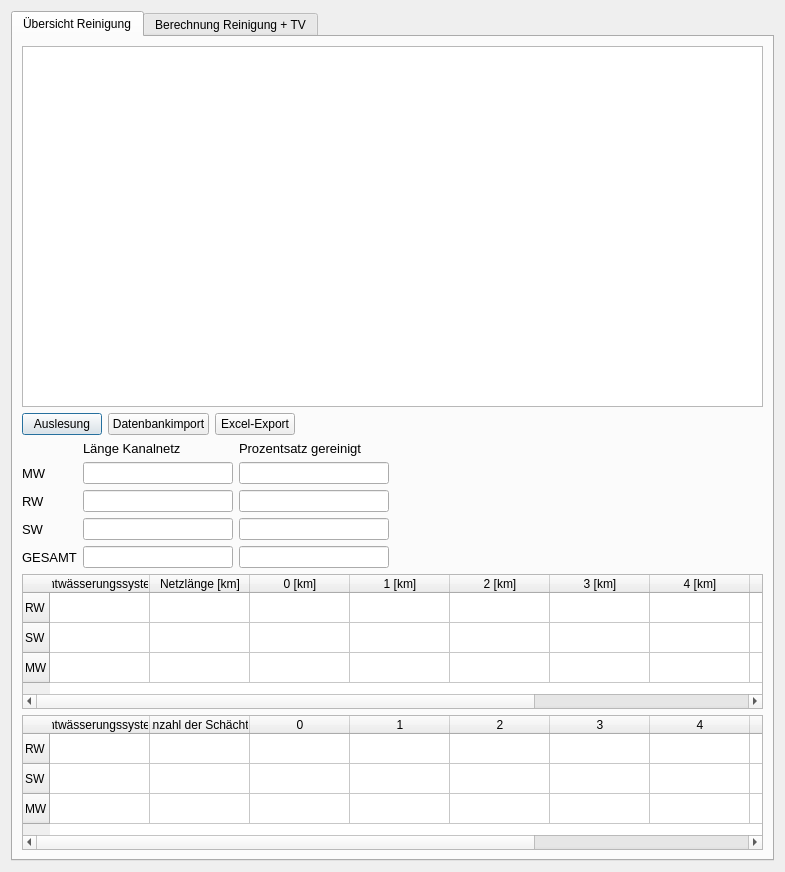
<?xml version="1.0" encoding="UTF-8"?>
<ui version="4.0">
 <class>Dialog</class>
 <widget class="QDialog" name="Dialog">
  <property name="windowModality">
   <enum>Qt::WindowModal</enum>
  </property>
  <property name="geometry">
   <rect>
    <x>0</x>
    <y>0</y>
    <width>785</width>
    <height>872</height>
   </rect>
  </property>
  <property name="windowTitle">
   <string>Kalkulation</string>
  </property>
  <layout class="QVBoxLayout" name="verticalLayout">
   <item>
    <widget class="QTabWidget" name="tabWidget">
     <property name="currentIndex">
      <number>0</number>
     </property>
     <widget class="QWidget" name="tab_4">
      <attribute name="title">
       <string>Übersicht Reinigung</string>
      </attribute>
      <layout class="QVBoxLayout" name="verticalLayout_2">
       <item>
        <widget class="QTableWidget" name="Liste_Haltungen_2">
         <property name="maximumSize">
          <size>
           <width>16777215</width>
           <height>16777215</height>
          </size>
         </property>
        </widget>
       </item>
       <item>
        <layout class="QHBoxLayout" name="horizontalLayout">
         <item>
          <widget class="QPushButton" name="Auslesung_2">
           <property name="text">
            <string>Auslesung</string>
           </property>
          </widget>
         </item>
         <item>
          <widget class="QPushButton" name="importpostgresql">
           <property name="text">
            <string>Datenbankimport</string>
           </property>
          </widget>
         </item>
         <item>
          <widget class="QPushButton" name="Excel_Export_2">
           <property name="text">
            <string>Excel-Export</string>
           </property>
          </widget>
         </item>
         <item>
          <spacer name="horizontalSpacer">
           <property name="orientation">
            <enum>Qt::Horizontal</enum>
           </property>
           <property name="sizeHint" stdset="0">
            <size>
             <width>40</width>
             <height>20</height>
            </size>
           </property>
          </spacer>
         </item>
        </layout>
       </item>
       <item>
        <layout class="QGridLayout" name="gridLayout">
         <item row="4" column="2">
          <widget class="QLineEdit" name="prozent_ges">
           <property name="maximumSize">
            <size>
             <width>150</width>
             <height>16777215</height>
            </size>
           </property>
          </widget>
         </item>
         <item row="2" column="0">
          <widget class="QLabel" name="label_38">
           <property name="font">
            <font>
             <family>Tahoma</family>
             <pointsize>10</pointsize>
            </font>
           </property>
           <property name="text">
            <string>RW</string>
           </property>
          </widget>
         </item>
         <item row="3" column="1">
          <widget class="QLineEdit" name="laenge_sw">
           <property name="maximumSize">
            <size>
             <width>150</width>
             <height>16777215</height>
            </size>
           </property>
          </widget>
         </item>
         <item row="3" column="2">
          <widget class="QLineEdit" name="prozent_sw">
           <property name="maximumSize">
            <size>
             <width>150</width>
             <height>16777215</height>
            </size>
           </property>
          </widget>
         </item>
         <item row="0" column="1">
          <widget class="QLabel" name="label_36">
           <property name="maximumSize">
            <size>
             <width>150</width>
             <height>16777215</height>
            </size>
           </property>
           <property name="font">
            <font>
             <family>Tahoma</family>
             <pointsize>10</pointsize>
            </font>
           </property>
           <property name="text">
            <string>Länge Kanalnetz</string>
           </property>
          </widget>
         </item>
         <item row="1" column="1">
          <widget class="QLineEdit" name="laenge_mw">
           <property name="maximumSize">
            <size>
             <width>150</width>
             <height>16777215</height>
            </size>
           </property>
          </widget>
         </item>
         <item row="1" column="2">
          <widget class="QLineEdit" name="prozent_mw">
           <property name="maximumSize">
            <size>
             <width>150</width>
             <height>16777215</height>
            </size>
           </property>
          </widget>
         </item>
         <item row="2" column="2">
          <widget class="QLineEdit" name="prozent_rw">
           <property name="maximumSize">
            <size>
             <width>150</width>
             <height>16777215</height>
            </size>
           </property>
          </widget>
         </item>
         <item row="3" column="0">
          <widget class="QLabel" name="label_39">
           <property name="font">
            <font>
             <family>Tahoma</family>
             <pointsize>10</pointsize>
            </font>
           </property>
           <property name="text">
            <string>SW</string>
           </property>
          </widget>
         </item>
         <item row="4" column="1">
          <widget class="QLineEdit" name="laenge_ges">
           <property name="maximumSize">
            <size>
             <width>150</width>
             <height>16777215</height>
            </size>
           </property>
          </widget>
         </item>
         <item row="2" column="1">
          <widget class="QLineEdit" name="laenge_rw">
           <property name="maximumSize">
            <size>
             <width>150</width>
             <height>16777215</height>
            </size>
           </property>
          </widget>
         </item>
         <item row="1" column="0">
          <widget class="QLabel" name="label_37">
           <property name="font">
            <font>
             <family>Tahoma</family>
             <pointsize>10</pointsize>
            </font>
           </property>
           <property name="text">
            <string>MW</string>
           </property>
          </widget>
         </item>
         <item row="4" column="0">
          <widget class="QLabel" name="label_41">
           <property name="font">
            <font>
             <family>Tahoma</family>
             <pointsize>10</pointsize>
            </font>
           </property>
           <property name="text">
            <string>GESAMT</string>
           </property>
          </widget>
         </item>
         <item row="0" column="2">
          <widget class="QLabel" name="label_40">
           <property name="maximumSize">
            <size>
             <width>150</width>
             <height>16777215</height>
            </size>
           </property>
           <property name="font">
            <font>
             <family>Tahoma</family>
             <pointsize>10</pointsize>
            </font>
           </property>
           <property name="text">
            <string>Prozentsatz gereinigt</string>
           </property>
          </widget>
         </item>
         <item row="2" column="3">
          <spacer name="horizontalSpacer_2">
           <property name="orientation">
            <enum>Qt::Horizontal</enum>
           </property>
           <property name="sizeHint" stdset="0">
            <size>
             <width>40</width>
             <height>20</height>
            </size>
           </property>
          </spacer>
         </item>
        </layout>
       </item>
       <item>
        <widget class="QTableWidget" name="tableWidget">
         <property name="maximumSize">
          <size>
           <width>16777215</width>
           <height>135</height>
          </size>
         </property>
         <property name="frameShape">
          <enum>QFrame::StyledPanel</enum>
         </property>
         <row>
          <property name="text">
           <string>RW</string>
          </property>
         </row>
         <row>
          <property name="text">
           <string>SW</string>
          </property>
         </row>
         <row>
          <property name="text">
           <string>MW</string>
          </property>
         </row>
         <column>
          <property name="text">
           <string>Entwässerungssystem</string>
          </property>
         </column>
         <column>
          <property name="text">
           <string>Netzlänge [km]</string>
          </property>
         </column>
         <column>
          <property name="text">
           <string>0 [km]</string>
          </property>
         </column>
         <column>
          <property name="text">
           <string>1 [km]</string>
          </property>
         </column>
         <column>
          <property name="text">
           <string>2 [km]</string>
          </property>
         </column>
         <column>
          <property name="text">
           <string>3 [km]</string>
          </property>
         </column>
         <column>
          <property name="text">
           <string>4 [km]</string>
          </property>
         </column>
         <column>
          <property name="text">
           <string>5 [km]</string>
          </property>
         </column>
         <column>
          <property name="text">
           <string>untersuchte Kanallänge im aktuellen Untersuchungszyklus [km]</string>
          </property>
         </column>
         <column>
          <property name="text">
           <string>sanierte Kanallänge im Berichtsjahr [km]</string>
          </property>
         </column>
        </widget>
       </item>
       <item>
        <widget class="QTableWidget" name="tableWidget_2">
         <property name="maximumSize">
          <size>
           <width>16777215</width>
           <height>135</height>
          </size>
         </property>
         <row>
          <property name="text">
           <string>RW</string>
          </property>
         </row>
         <row>
          <property name="text">
           <string>SW</string>
          </property>
         </row>
         <row>
          <property name="text">
           <string>MW</string>
          </property>
         </row>
         <column>
          <property name="text">
           <string>Entwässerungssystem</string>
          </property>
         </column>
         <column>
          <property name="text">
           <string>Anzahl der Schächte</string>
          </property>
         </column>
         <column>
          <property name="text">
           <string>0</string>
          </property>
         </column>
         <column>
          <property name="text">
           <string>1</string>
          </property>
         </column>
         <column>
          <property name="text">
           <string>2</string>
          </property>
         </column>
         <column>
          <property name="text">
           <string>3</string>
          </property>
         </column>
         <column>
          <property name="text">
           <string>4</string>
          </property>
         </column>
         <column>
          <property name="text">
           <string>5</string>
          </property>
         </column>
         <column>
          <property name="text">
           <string>untersuchte Schächte im aktuellen Untersuchungszyklus</string>
          </property>
         </column>
         <column>
          <property name="text">
           <string>sanierte Schächte im Berichtsjahr</string>
          </property>
         </column>
        </widget>
       </item>
      </layout>
     </widget>
     <widget class="QWidget" name="tab_3">
      <attribute name="title">
       <string>Berechnung Reinigung + TV</string>
      </attribute>
      <layout class="QVBoxLayout" name="verticalLayout_7">
       <item>
        <widget class="QTableWidget" name="Liste_Haltungen"/>
       </item>
       <item>
        <layout class="QHBoxLayout" name="horizontalLayout_2">
         <item>
          <widget class="QPushButton" name="Auslesung">
           <property name="text">
            <string>Auslesung</string>
           </property>
          </widget>
         </item>
         <item>
          <widget class="QPushButton" name="Berechnung_Reinigung">
           <property name="text">
            <string>Reinigung</string>
           </property>
          </widget>
         </item>
         <item>
          <widget class="QPushButton" name="Berechnung_TV">
           <property name="text">
            <string>TV-Befahrung</string>
           </property>
          </widget>
         </item>
         <item>
          <widget class="QPushButton" name="Excel_Export">
           <property name="text">
            <string>Excel-Export</string>
           </property>
          </widget>
         </item>
         <item>
          <widget class="QCheckBox" name="checkBox_GAL">
           <property name="text">
            <string>inkl. Hausanschlüsse</string>
           </property>
          </widget>
         </item>
         <item>
          <widget class="QCheckBox" name="checkBox_Panoramo">
           <property name="text">
            <string>inkl. Panoramo</string>
           </property>
          </widget>
         </item>
         <item>
          <spacer name="horizontalSpacer_6">
           <property name="orientation">
            <enum>Qt::Horizontal</enum>
           </property>
           <property name="sizeHint" stdset="0">
            <size>
             <width>40</width>
             <height>20</height>
            </size>
           </property>
          </spacer>
         </item>
        </layout>
       </item>
       <item>
        <layout class="QVBoxLayout" name="verticalLayout_6">
         <item>
          <layout class="QVBoxLayout" name="verticalLayout_3">
           <item>
            <widget class="QLabel" name="label_8">
             <property name="font">
              <font>
               <family>Tahoma</family>
               <pointsize>10</pointsize>
              </font>
             </property>
             <property name="text">
              <string>Reinigungskosten jährliche Reinigung</string>
             </property>
            </widget>
           </item>
           <item>
            <layout class="QGridLayout" name="gridLayout_2">
             <item row="2" column="3">
              <widget class="QLineEdit" name="Reinigung_brutto_RW">
               <property name="maximumSize">
                <size>
                 <width>100</width>
                 <height>16777215</height>
                </size>
               </property>
              </widget>
             </item>
             <item row="0" column="0">
              <widget class="QLabel" name="label_13">
               <property name="font">
                <font>
                 <family>Tahoma</family>
                 <pointsize>10</pointsize>
                </font>
               </property>
               <property name="text">
                <string>MW</string>
               </property>
              </widget>
             </item>
             <item row="1" column="5">
              <widget class="QLineEdit" name="Reinigung_netto_SW">
               <property name="maximumSize">
                <size>
                 <width>100</width>
                 <height>16777215</height>
                </size>
               </property>
              </widget>
             </item>
             <item row="1" column="1">
              <widget class="QLineEdit" name="Reinigung_netto_MW">
               <property name="maximumSize">
                <size>
                 <width>100</width>
                 <height>16777215</height>
                </size>
               </property>
              </widget>
             </item>
             <item row="0" column="2">
              <widget class="QLabel" name="label_14">
               <property name="font">
                <font>
                 <family>Tahoma</family>
                 <pointsize>10</pointsize>
                </font>
               </property>
               <property name="text">
                <string>RW</string>
               </property>
              </widget>
             </item>
             <item row="2" column="1">
              <widget class="QLineEdit" name="Reinigung_brutto_MW">
               <property name="maximumSize">
                <size>
                 <width>100</width>
                 <height>16777215</height>
                </size>
               </property>
              </widget>
             </item>
             <item row="0" column="4">
              <widget class="QLabel" name="label_15">
               <property name="font">
                <font>
                 <family>Tahoma</family>
                 <pointsize>10</pointsize>
                </font>
               </property>
               <property name="text">
                <string>SW</string>
               </property>
              </widget>
             </item>
             <item row="1" column="2">
              <widget class="QLabel" name="label_9">
               <property name="font">
                <font>
                 <family>Tahoma</family>
                 <pointsize>10</pointsize>
                </font>
               </property>
               <property name="text">
                <string>Netto:</string>
               </property>
              </widget>
             </item>
             <item row="1" column="3">
              <widget class="QLineEdit" name="Reinigung_netto_RW">
               <property name="maximumSize">
                <size>
                 <width>100</width>
                 <height>16777215</height>
                </size>
               </property>
              </widget>
             </item>
             <item row="1" column="0">
              <widget class="QLabel" name="label_6">
               <property name="font">
                <font>
                 <family>Tahoma</family>
                 <pointsize>10</pointsize>
                </font>
               </property>
               <property name="text">
                <string>Netto:</string>
               </property>
              </widget>
             </item>
             <item row="2" column="5">
              <widget class="QLineEdit" name="Reinigung_brutto_SW">
               <property name="maximumSize">
                <size>
                 <width>100</width>
                 <height>16777215</height>
                </size>
               </property>
              </widget>
             </item>
             <item row="2" column="2">
              <widget class="QLabel" name="label_10">
               <property name="font">
                <font>
                 <family>Tahoma</family>
                 <pointsize>10</pointsize>
                </font>
               </property>
               <property name="text">
                <string>Brutto:</string>
               </property>
              </widget>
             </item>
             <item row="2" column="0">
              <widget class="QLabel" name="label_7">
               <property name="font">
                <font>
                 <family>Tahoma</family>
                 <pointsize>10</pointsize>
                </font>
               </property>
               <property name="text">
                <string>Brutto:</string>
               </property>
              </widget>
             </item>
             <item row="1" column="4">
              <widget class="QLabel" name="label_11">
               <property name="font">
                <font>
                 <family>Tahoma</family>
                 <pointsize>10</pointsize>
                </font>
               </property>
               <property name="text">
                <string>Netto:</string>
               </property>
              </widget>
             </item>
             <item row="2" column="4">
              <widget class="QLabel" name="label_12">
               <property name="font">
                <font>
                 <family>Tahoma</family>
                 <pointsize>10</pointsize>
                </font>
               </property>
               <property name="text">
                <string>Brutto:</string>
               </property>
              </widget>
             </item>
             <item row="1" column="6">
              <spacer name="horizontalSpacer_3">
               <property name="orientation">
                <enum>Qt::Horizontal</enum>
               </property>
               <property name="sizeHint" stdset="0">
                <size>
                 <width>40</width>
                 <height>20</height>
                </size>
               </property>
              </spacer>
             </item>
            </layout>
           </item>
          </layout>
         </item>
         <item>
          <layout class="QVBoxLayout" name="verticalLayout_4">
           <item>
            <widget class="QLabel" name="label_17">
             <property name="font">
              <font>
               <family>Tahoma</family>
               <pointsize>10</pointsize>
              </font>
             </property>
             <property name="text">
              <string>Reinigungskosten Befahrung</string>
             </property>
            </widget>
           </item>
           <item>
            <layout class="QGridLayout" name="gridLayout_3">
             <item row="2" column="4">
              <widget class="QLabel" name="label_21">
               <property name="font">
                <font>
                 <family>Tahoma</family>
                 <pointsize>10</pointsize>
                </font>
               </property>
               <property name="text">
                <string>Brutto:</string>
               </property>
              </widget>
             </item>
             <item row="1" column="2">
              <widget class="QLabel" name="label_19">
               <property name="font">
                <font>
                 <family>Tahoma</family>
                 <pointsize>10</pointsize>
                </font>
               </property>
               <property name="text">
                <string>Netto:</string>
               </property>
              </widget>
             </item>
             <item row="1" column="4">
              <widget class="QLabel" name="label_20">
               <property name="font">
                <font>
                 <family>Tahoma</family>
                 <pointsize>10</pointsize>
                </font>
               </property>
               <property name="text">
                <string>Netto:</string>
               </property>
              </widget>
             </item>
             <item row="1" column="1">
              <widget class="QLineEdit" name="Reinigung_befahrung_netto_MW">
               <property name="maximumSize">
                <size>
                 <width>100</width>
                 <height>16777215</height>
                </size>
               </property>
              </widget>
             </item>
             <item row="1" column="5">
              <widget class="QLineEdit" name="Reinigung_befahrung_netto_SW">
               <property name="maximumSize">
                <size>
                 <width>100</width>
                 <height>16777215</height>
                </size>
               </property>
              </widget>
             </item>
             <item row="0" column="4">
              <widget class="QLabel" name="label_23">
               <property name="font">
                <font>
                 <family>Tahoma</family>
                 <pointsize>10</pointsize>
                </font>
               </property>
               <property name="text">
                <string>SW</string>
               </property>
              </widget>
             </item>
             <item row="0" column="2">
              <widget class="QLabel" name="label_22">
               <property name="font">
                <font>
                 <family>Tahoma</family>
                 <pointsize>10</pointsize>
                </font>
               </property>
               <property name="text">
                <string>RW</string>
               </property>
              </widget>
             </item>
             <item row="2" column="2">
              <widget class="QLabel" name="label_18">
               <property name="font">
                <font>
                 <family>Tahoma</family>
                 <pointsize>10</pointsize>
                </font>
               </property>
               <property name="text">
                <string>Brutto:</string>
               </property>
              </widget>
             </item>
             <item row="2" column="5">
              <widget class="QLineEdit" name="Reinigung_befahrung_brutto_SW">
               <property name="maximumSize">
                <size>
                 <width>100</width>
                 <height>16777215</height>
                </size>
               </property>
              </widget>
             </item>
             <item row="1" column="3">
              <widget class="QLineEdit" name="Reinigung_befahrung_netto_RW">
               <property name="maximumSize">
                <size>
                 <width>100</width>
                 <height>16777215</height>
                </size>
               </property>
              </widget>
             </item>
             <item row="2" column="0">
              <widget class="QLabel" name="label_25">
               <property name="font">
                <font>
                 <family>Tahoma</family>
                 <pointsize>10</pointsize>
                </font>
               </property>
               <property name="text">
                <string>Brutto:</string>
               </property>
              </widget>
             </item>
             <item row="2" column="1">
              <widget class="QLineEdit" name="Reinigung_befahrung_brutto_MW">
               <property name="maximumSize">
                <size>
                 <width>100</width>
                 <height>16777215</height>
                </size>
               </property>
              </widget>
             </item>
             <item row="1" column="0">
              <widget class="QLabel" name="label_24">
               <property name="font">
                <font>
                 <family>Tahoma</family>
                 <pointsize>10</pointsize>
                </font>
               </property>
               <property name="text">
                <string>Netto:</string>
               </property>
              </widget>
             </item>
             <item row="0" column="0">
              <widget class="QLabel" name="label_16">
               <property name="font">
                <font>
                 <family>Tahoma</family>
                 <pointsize>10</pointsize>
                </font>
               </property>
               <property name="text">
                <string>MW</string>
               </property>
              </widget>
             </item>
             <item row="2" column="3">
              <widget class="QLineEdit" name="Reinigung_befahrung_brutto_RW">
               <property name="maximumSize">
                <size>
                 <width>100</width>
                 <height>16777215</height>
                </size>
               </property>
              </widget>
             </item>
             <item row="1" column="6">
              <spacer name="horizontalSpacer_4">
               <property name="orientation">
                <enum>Qt::Horizontal</enum>
               </property>
               <property name="sizeHint" stdset="0">
                <size>
                 <width>40</width>
                 <height>20</height>
                </size>
               </property>
              </spacer>
             </item>
            </layout>
           </item>
          </layout>
         </item>
         <item>
          <layout class="QVBoxLayout" name="verticalLayout_5">
           <item>
            <widget class="QLabel" name="label_32">
             <property name="font">
              <font>
               <family>Tahoma</family>
               <pointsize>10</pointsize>
              </font>
             </property>
             <property name="text">
              <string>Befahrungskosten</string>
             </property>
            </widget>
           </item>
           <item>
            <layout class="QGridLayout" name="gridLayout_4">
             <item row="1" column="1">
              <widget class="QLineEdit" name="Befahrung_netto_MW">
               <property name="maximumSize">
                <size>
                 <width>100</width>
                 <height>16777215</height>
                </size>
               </property>
              </widget>
             </item>
             <item row="1" column="3">
              <widget class="QLineEdit" name="Befahrung_netto_RW">
               <property name="maximumSize">
                <size>
                 <width>100</width>
                 <height>16777215</height>
                </size>
               </property>
              </widget>
             </item>
             <item row="0" column="0">
              <widget class="QLabel" name="label_26">
               <property name="font">
                <font>
                 <family>Tahoma</family>
                 <pointsize>10</pointsize>
                </font>
               </property>
               <property name="text">
                <string>MW</string>
               </property>
              </widget>
             </item>
             <item row="1" column="5">
              <widget class="QLineEdit" name="Befahrung_netto_SW">
               <property name="maximumSize">
                <size>
                 <width>100</width>
                 <height>16777215</height>
                </size>
               </property>
              </widget>
             </item>
             <item row="1" column="0">
              <widget class="QLabel" name="label_29">
               <property name="font">
                <font>
                 <family>Tahoma</family>
                 <pointsize>10</pointsize>
                </font>
               </property>
               <property name="text">
                <string>Netto:</string>
               </property>
              </widget>
             </item>
             <item row="1" column="2">
              <widget class="QLabel" name="label_33">
               <property name="font">
                <font>
                 <family>Tahoma</family>
                 <pointsize>10</pointsize>
                </font>
               </property>
               <property name="text">
                <string>Netto:</string>
               </property>
              </widget>
             </item>
             <item row="2" column="0">
              <widget class="QLabel" name="label_30">
               <property name="font">
                <font>
                 <family>Tahoma</family>
                 <pointsize>10</pointsize>
                </font>
               </property>
               <property name="text">
                <string>Brutto:</string>
               </property>
              </widget>
             </item>
             <item row="0" column="4">
              <widget class="QLabel" name="label_31">
               <property name="font">
                <font>
                 <family>Tahoma</family>
                 <pointsize>10</pointsize>
                </font>
               </property>
               <property name="text">
                <string>SW</string>
               </property>
              </widget>
             </item>
             <item row="0" column="2">
              <widget class="QLabel" name="label_28">
               <property name="font">
                <font>
                 <family>Tahoma</family>
                 <pointsize>10</pointsize>
                </font>
               </property>
               <property name="text">
                <string>RW</string>
               </property>
              </widget>
             </item>
             <item row="2" column="1">
              <widget class="QLineEdit" name="Befahrung_brutto_MW">
               <property name="maximumSize">
                <size>
                 <width>100</width>
                 <height>16777215</height>
                </size>
               </property>
              </widget>
             </item>
             <item row="2" column="3">
              <widget class="QLineEdit" name="Befahrung_brutto_RW">
               <property name="maximumSize">
                <size>
                 <width>100</width>
                 <height>16777215</height>
                </size>
               </property>
              </widget>
             </item>
             <item row="2" column="2">
              <widget class="QLabel" name="label_27">
               <property name="font">
                <font>
                 <family>Tahoma</family>
                 <pointsize>10</pointsize>
                </font>
               </property>
               <property name="text">
                <string>Brutto:</string>
               </property>
              </widget>
             </item>
             <item row="2" column="4">
              <widget class="QLabel" name="label_35">
               <property name="font">
                <font>
                 <family>Tahoma</family>
                 <pointsize>10</pointsize>
                </font>
               </property>
               <property name="text">
                <string>Brutto:</string>
               </property>
              </widget>
             </item>
             <item row="1" column="4">
              <widget class="QLabel" name="label_34">
               <property name="font">
                <font>
                 <family>Tahoma</family>
                 <pointsize>10</pointsize>
                </font>
               </property>
               <property name="text">
                <string>Netto:</string>
               </property>
              </widget>
             </item>
             <item row="2" column="5">
              <widget class="QLineEdit" name="Befahrung_brutto_SW">
               <property name="maximumSize">
                <size>
                 <width>100</width>
                 <height>16777215</height>
                </size>
               </property>
              </widget>
             </item>
             <item row="1" column="6">
              <spacer name="horizontalSpacer_5">
               <property name="orientation">
                <enum>Qt::Horizontal</enum>
               </property>
               <property name="sizeHint" stdset="0">
                <size>
                 <width>40</width>
                 <height>20</height>
                </size>
               </property>
              </spacer>
             </item>
            </layout>
           </item>
          </layout>
         </item>
        </layout>
       </item>
      </layout>
     </widget>
    </widget>
   </item>
  </layout>
 </widget>
 <resources/>
 <connections/>
</ui>
